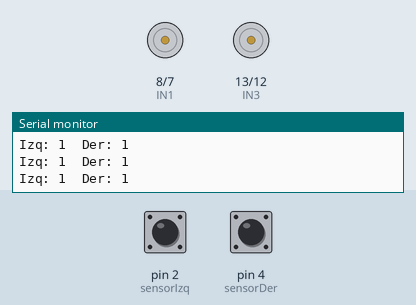
Bench run of a sketch on a simulated Arduino Uno, built with avr-gcc and run on an emulated ATmega328P. On the bench: motor-driver pin pairs drawn as motors (green arrow = first pin HIGH = forward, orange = second pin HIGH = backward, longer = more drive, scaled by the enable pin), the last lines printed to the serial monitor. The test bench sets the inputs (shaded band); at power-on: pin 2 (sensorIzq) HIGH, pin 4 (sensorDer) HIGH.

Above: at 1.2 s.
1.3 s: pin 2 (sensorIzq) driven LOW
At 2.1 s:
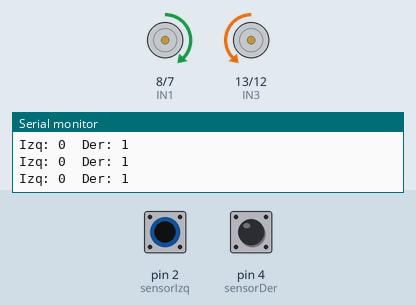
2.8 s: pin 4 (sensorDer) driven LOW
At 4.0 s:
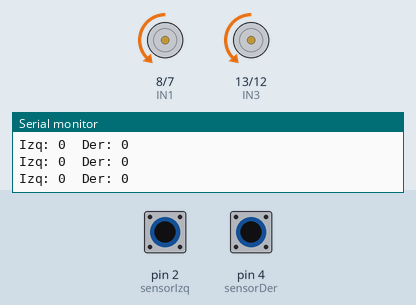
4.3 s: pin 2 (sensorIzq) driven HIGH
At 4.6 s:
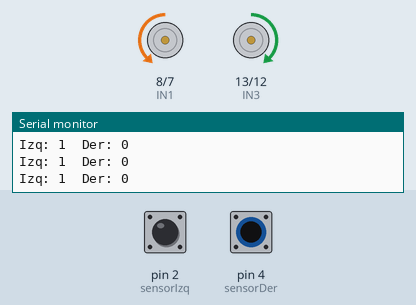
5.8 s: pin 4 (sensorDer) driven HIGH
At 6.7 s:
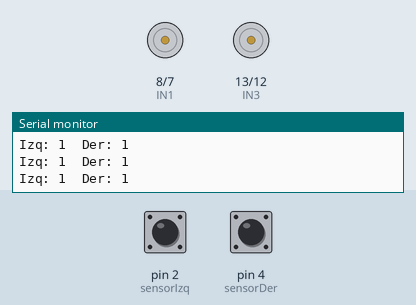
8.8 s: pin 2 (sensorIzq) pulsed LOW 5 times (0.12 s each, 0.3 s apart)
At 9.32 s:
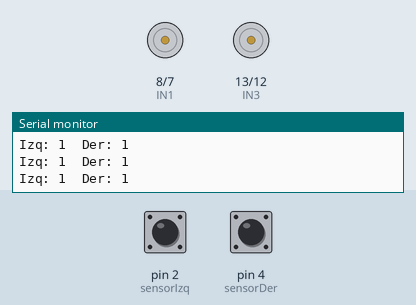
13.3 s: pin 4 (sensorDer) pulsed LOW 2 times (0.12 s each, 0.3 s apart)
At 14.7 s:
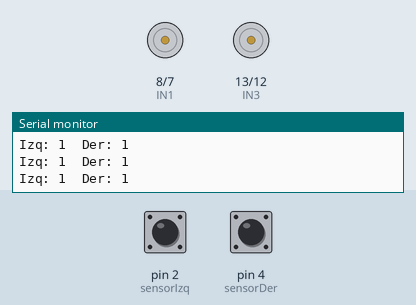
Timing chart, 0 to 16.3 s (numbered marks = the images above; inputs shaded):
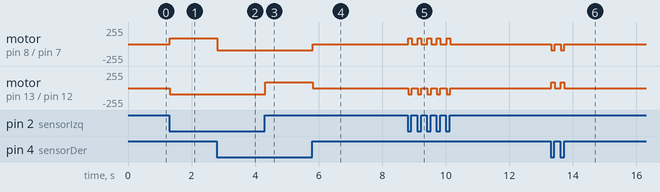

Measured:
- after the input at 1.3 s, motor on pin 8 (IN1) / pin 7 (IN2): stopped → forward 90/255 at once; motor on pin 13 (IN3) / pin 12 (IN4): stopped → backward 90/255 at once
- after the input at 2.8 s, motor on pin 8 (IN1) / pin 7 (IN2): forward 90/255 → backward 90/255 at once
- after the input at 4.3 s, motor on pin 13 (IN3) / pin 12 (IN4): backward 90/255 → forward 90/255 at once
- after the input at 5.8 s, motor on pin 8 (IN1) / pin 7 (IN2): backward 90/255 → stopped at once; motor on pin 13 (IN3) / pin 12 (IN4): forward 90/255 → stopped at once
- after the input at 8.8 s, motor on pin 8 (IN1) / pin 7 (IN2): alternates forward 90/255 for 0.11 s and stopped for 0.19 s, 10 changes in all, then stays stopped, starting at once; motor on pin 13 (IN3) / pin 12 (IN4): alternates backward 90/255 for 0.11 s and stopped for 0.19 s, 10 changes in all, then stays stopped, starting at once
- after the input at 13.3 s, motor on pin 8 (IN1) / pin 7 (IN2): alternates backward 90/255 for 0.11 s and stopped for 0.20 s, 4 changes in all, then stays stopped, starting at once; motor on pin 13 (IN3) / pin 12 (IN4): alternates forward 90/255 for 0.11 s and stopped for 0.20 s, 4 changes in all, then stays stopped, starting at once

The sketch:

seguidorLinea.ino
```cpp
int IN1 = 8;
int IN2 = 7;
int ENA = 9;

int IN3 = 13;
int IN4 = 12;
int ENB = 11;

int sensorIzq = 2;
int sensorDer = 4;

void setup() {

  Serial.begin(9600);

  pinMode(sensorIzq, INPUT);
  pinMode(sensorDer, INPUT);

  pinMode(IN1, OUTPUT);
  pinMode(IN2, OUTPUT);
  pinMode(ENA, OUTPUT);

  pinMode(IN3, OUTPUT);
  pinMode(IN4, OUTPUT);
  pinMode(ENB, OUTPUT);
}

void loop() {

  int izq = digitalRead(sensorIzq);
  int der = digitalRead(sensorDer);

  Serial.print("Izq: ");
  Serial.print(izq);
  Serial.print("  Der: ");
  Serial.println(der);

  /*
    0 = detecta línea
    1 = no detecta línea
  */

  // Ambos sensores en línea
  if (izq == 0 && der == 0) {

    avanzar();
  }

  // Sensor izquierdo fuera de línea
  // Debe girar a la izquierda
  else if (izq == 1 && der == 0) {

    girarIzquierda();
  }

  // Sensor derecho fuera de línea
  // Debe girar a la derecha
  else if (izq == 0 && der == 1) {

    girarDerecha();
  }

  // Ambos fuera de línea
  else {

    detener();
  }

  delay(5);
}

// ===================== AVANZAR =====================
void avanzar() {

  // Motor derecho
  digitalWrite(IN1, LOW);
  digitalWrite(IN2, HIGH);
  analogWrite(ENA, 90);

  // Motor izquierdo
  digitalWrite(IN3, LOW);
  digitalWrite(IN4, HIGH);
  analogWrite(ENB, 90);

}

// ===================== GIRAR DERECHA =====================
void girarDerecha() {

  // Motor derecho detenido
  digitalWrite(IN1, HIGH);
  digitalWrite(IN2, LOW);
  analogWrite(ENA, 90);

  // Motor izquierdo avanza
  digitalWrite(IN3, LOW);
  digitalWrite(IN4, HIGH);
  analogWrite(ENB, 90);
      delay(50);
}

// ===================== GIRAR IZQUIERDA =====================
void girarIzquierda() {

  // Motor derecho avanza
  digitalWrite(IN1, LOW);
  digitalWrite(IN2, HIGH);
  analogWrite(ENA, 90);

  // Motor izquierdo detenido
  digitalWrite(IN3, HIGH);
  digitalWrite(IN4, LOW);
  analogWrite(ENB, 90);
      delay(50);
}

// ===================== DETENER =====================
void detener() {

  digitalWrite(IN1, LOW);
  digitalWrite(IN2, LOW);
  analogWrite(ENA, 0);

  digitalWrite(IN3, LOW);
  digitalWrite(IN4, LOW);
  analogWrite(ENB, 0);
}
```
